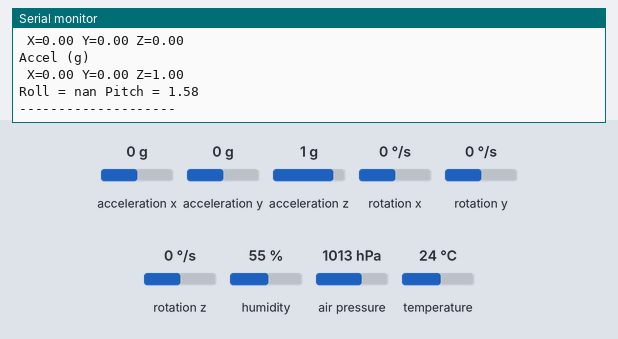
Recording of a sketch running on a simulated Arduino Uno, built with avr-gcc and run on an emulated ATmega328P. Shown: the last lines printed to the serial monitor. Wiring (inferred from the names in the program): MPU-6050 motion sensor at I2C address 0x68. The inputs (shaded band) are chosen by the test bench; at power-on: acceleration x 0 g, acceleration y 0 g, acceleration z 1 g, rotation x 0 °/s, rotation y 0 °/s, rotation z 0 °/s, humidity 55 %, air pressure 1013 hPa, temperature 24 °C.

Above: at 3.2 s.
3.3 s: acceleration x set to -1.4 g
At 4.3 s:
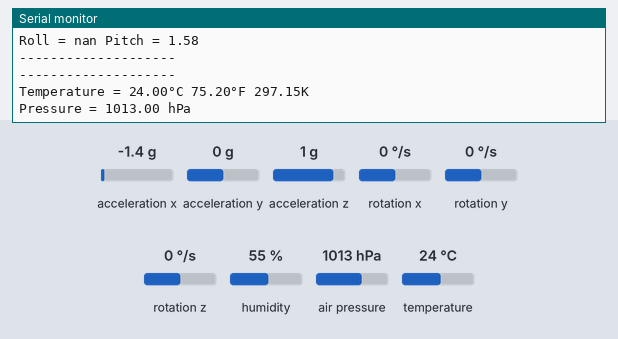
8.1 s: acceleration y set to -1.4 g
At 9.4 s:
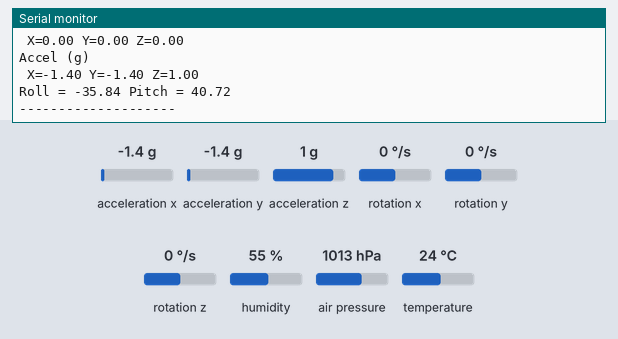
9.6 s: acceleration z set to -1.4 g
11.1 s: rotation x set to -192 °/s
At 12.2 s:
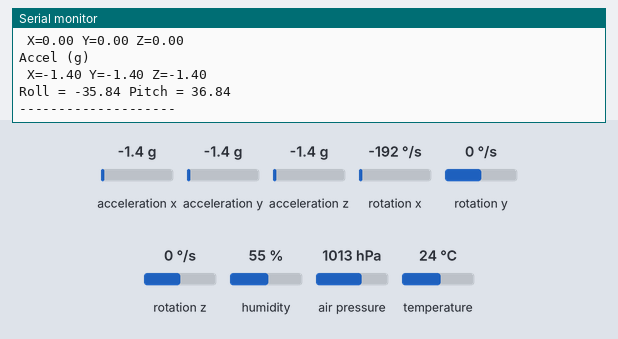
12.6 s: rotation y set to -192 °/s
Timing chart, 0 to 15.1 s (numbered marks = the images above; inputs shaded):
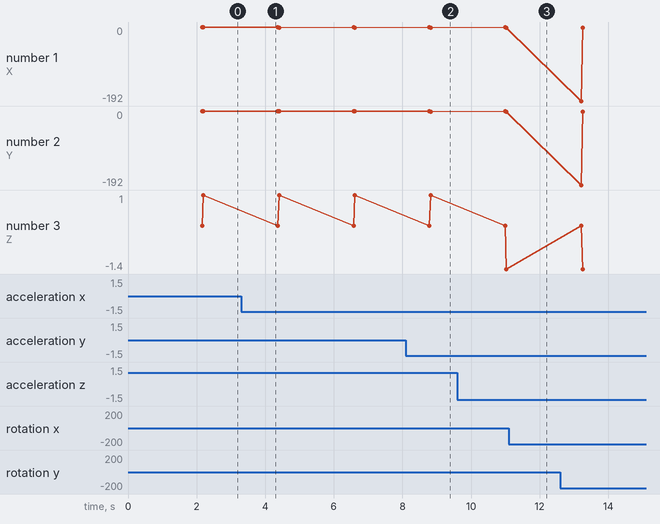

Measured:
- after the input at 8.1 s, the serial monitor: prints a new line after 0.72 s (image 2)
- plotted number 1: 0 → -1.4 after the input at 3.3 s

The sketch:

bmp280andmpu6050.ino
```cpp
#include <Wire.h>

#include <Adafruit_Sensor.h>
#include <Adafruit_BME280.h>

#define SEALEVELPRESSURE_HPA (1013.25)

long accelX, accelY, accelZ;
float gForceX, gForceY, gForceZ;

long gyroX, gyroY, gyroZ;
float rotX, rotY, rotZ;
float accAngX, accAngY;

Adafruit_BME280 bme; // I2C

void setup() {
    Serial.begin(9600);
    Serial.println(F("BME280 and MPU6050 test"));

    bool status;

    // default settings
    // (you can also pass in a Wire library object like &Wire2)
    status = bme.begin(0x76);
    if (!status) {
        Serial.println("Could not find a valid BME280 sensor, check wiring!");
        while (1);
    }

    Wire.begin();
    setupMPU();

    Serial.println("Ready");
    delay(2000);

    Serial.println();
}

void loop() {

    Serial.println("--------------------");
    Serial.println();
    Serial.print("Temperature = ");
    Serial.print(getBME('C'));
    printDegree();
    Serial.print("C ");
    Serial.print(getBME('F'));
    printDegree();
    Serial.print("F ");
    Serial.print(getBME('K'));
    Serial.println("K ");


    Serial.print("Pressure = ");
    Serial.print(getBME('P'));
    Serial.println(" hPa ");

    Serial.print("Humidity = ");
    Serial.print(getBME('H'));
    Serial.println("% ");

    Serial.print("Approx. Altitude = ");
    Serial.print(getBME('A'));
    Serial.println(" m");


    Serial.println();

    // action
    if(getBME('C') <65.2)
    {
     //digitalWrite(5, HIGH);
    }

    recordAccelRegisters();
    recordGyroRegisters();
    calcualteRP();
    printData();

    delay(2000);
}// loop end

float getBME(char type)
{
  float value;
    float temp = bme.readTemperature();// read temperature
    float pressure = bme.readPressure() / 100.0F; // read pressure
    float rel_hum = bme.readHumidity();// read humidity
    float alt =bme.readAltitude(SEALEVELPRESSURE_HPA);// read altitude
   if(type =='F')
   {
    value = temp *9/5 + 32;//convert to Fahrenheit
   }else if(type =='K')
   {
    value = temp + 273.15;//convert to Kelvin
   }else if(type =='H')
   {
    value = rel_hum;//return relative humidity
   }else if(type =='P')
   {
    value = pressure;//return pressure
   }else if(type =='A')
   {
    value = alt;//return approximate altitude
   }else{
    value = temp;// return Celsius
   }
   return value;
}//getBME

void printDegree()
{
    Serial.print("\xC2");
    Serial.print("\xB0");
}

void setupMPU(){
  Wire.beginTransmission(0b1101000); //This is the I2C address of the MPU (b1101000/b1101001 for AC0 low/high datasheet sec. 9.2)
  Wire.write(0x6B); //Accessing the register 6B - Power Management (Sec. 4.28)
  Wire.write(0b00000000); //Setting SLEEP register to 0. (Required; see Note on p. 9)
  Wire.endTransmission();
  Wire.beginTransmission(0b1101000); //I2C address of the MPU
  Wire.write(0x1B); //Accessing the register 1B - Gyroscope Configuration (Sec. 4.4)
  Wire.write(0x00000000); //Setting the gyro to full scale +/- 250deg./s
  Wire.endTransmission();
  Wire.beginTransmission(0b1101000); //I2C address of the MPU
  Wire.write(0x1C); //Accessing the register 1C - Acccelerometer Configuration (Sec. 4.5)
  Wire.write(0b00000000); //Setting the accel to +/- 2g
  Wire.endTransmission();
}

void recordAccelRegisters() {
  Wire.beginTransmission(0b1101000); //I2C address of the MPU
  Wire.write(0x3B); //Starting register for Accel Readings
  Wire.endTransmission();
  Wire.requestFrom(0b1101000,6); //Request Accel Registers (3B - 40)
  while(Wire.available() < 6);
  accelX = Wire.read()<<8|Wire.read(); //Store first two bytes into accelX
  accelY = Wire.read()<<8|Wire.read(); //Store middle two bytes into accelY
  accelZ = Wire.read()<<8|Wire.read(); //Store last two bytes into accelZ
  processAccelData();
}

void processAccelData(){
  gForceX = accelX / 16384.0;
  gForceY = accelY / 16384.0;
  gForceZ = accelZ / 16384.0;
}

void calcualteRP() //calculates roll and pitch
{
  accAngX = (atan(accelY / sqrt(pow(accelX, 2) + pow(accelY,2))) * 180 / PI) - 0.58;
  accAngY = (atan(-1 * accelX / sqrt(pow(accelY, 2) + pow(accelZ,2))) * 180 / PI) + 1.58;
}

void recordGyroRegisters() {
  Wire.beginTransmission(0b1101000); //I2C address of the MPU
  Wire.write(0x43); //Starting register for Gyro Readings
  Wire.endTransmission();
  Wire.requestFrom(0b1101000,6); //Request Gyro Registers (43 - 48)
  while(Wire.available() < 6);
  gyroX = Wire.read()<<8|Wire.read(); //Store first two bytes into accelX
  gyroY = Wire.read()<<8|Wire.read(); //Store middle two bytes into accelY
  gyroZ = Wire.read()<<8|Wire.read(); //Store last two bytes into accelZ
  processGyroData();
}

void processGyroData() {
  rotX = gyroX / 131.0;
  rotY = gyroY / 131.0;
  rotZ = gyroZ / 131.0;
}

void printData() {
  Serial.println("Gyro (deg)");
  Serial.print(" X=");
  Serial.print(rotX);
  Serial.print(" Y=");
  Serial.print(rotY);
  Serial.print(" Z=");
  Serial.println(rotZ);
  Serial.println("Accel (g)");
  Serial.print(" X=");
  Serial.print(gForceX);
  Serial.print(" Y=");
  Serial.print(gForceY);
  Serial.print(" Z=");
  Serial.println(gForceZ);
  Serial.print("Roll = ");
  Serial.print(accAngX);
  Serial.print(" Pitch = ");
  Serial.println(accAngY);
  Serial.println();
  Serial.println("--------------------");
  Serial.println();
  Serial.println();

}
```
